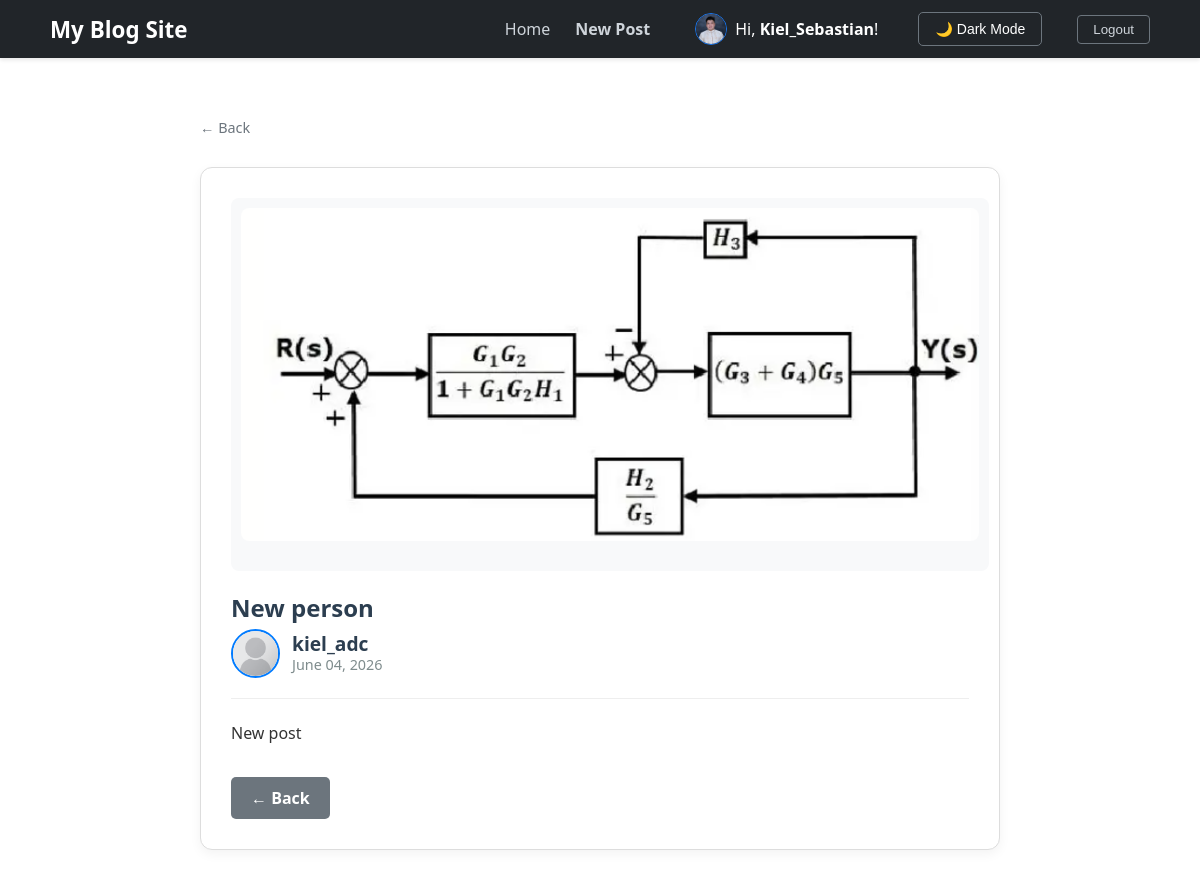
Screenshot of /post/54/ (signed in) with the database file from the repository.
### blog/models.py (models this page shows, shortened)
class Profile(models.Model):
    user = models.OneToOneField(User, on_delete=models.CASCADE)
    image = models.ImageField(default='default.jpg', upload_to='profile_pics')
    bio = models.TextField(max_length=500, blank=True, help_text="Short description about yourself")
    birth_date = models.DateField(null=True, blank=True, verbose_name="Date of Birth")
    gender = models.CharField(max_length=1, choices=GENDER_CHOICES, blank=True, verbose_name="Sex at Birth")
    middle_name = models.CharField(max_length=100, blank=True, null=True)
    name_extension = models.CharField(max_length=20, blank=True, null=True, help_text="e.g., Jr., Sr., III")
    place_of_birth = models.CharField(max_length=255, blank=True, null=True)
    CIVIL_STATUS_CHOICES = [
        ('S', 'Single'), ('M', 'Married'), ('W', 'Widowed'),
        ('SEP', 'Separated'), ('O', 'Others')
    ]
    civil_status = models.CharField(max_length=3, choices=CIVIL_STATUS_CHOICES, blank=True, null=True)
    employee_number = models.CharField(max_length=50, blank=True, null=True)
    CITIZENSHIP_CHOICES = [('F', 'Filipino'), ('D', 'Dual Citizenship')]
    citizenship = models.CharField(max_length=1, choices=CITIZENSHIP_CHOICES, default='F')
    dual_citizenship_country = models.CharField(max_length=100, blank=True, null=True)
    citizenship_acquisition = models.CharField(
        max_length=20,
        choices=[('B', 'By Birth'), ('N', 'By Naturalization')],
        blank=True, null=True
    )
    house_block_lot = models.CharField(max_length=100, blank=True, null=True)
    street = models.CharField(max_length=100, blank=True, null=True)
    subdivision_village = models.CharField(max_length=100, blank=True, null=True)
    barangay = models.CharField(max_length=100, blank=True, null=True)
    city_municipality = models.CharField(max_length=100, blank=True, null=True)
    province = models.CharField(max_length=100, blank=True, null=True)
    mobile_number = models.CharField(max_length=20, blank=True, null=True)
    number_of_children = models.PositiveIntegerField(default=0, blank=True, null=True)
    special_skills_hobbies = models.TextField(blank=True, null=True)

class Post(models.Model):
    title = models.CharField(max_length=100)
    content = models.TextField()
    date_posted = models.DateTimeField(auto_now=True)
    author = models.ForeignKey(User, on_delete=models.CASCADE)
    image = models.ImageField(null=True, blank=True, upload_to=user_directory_path)

### blog/views.py (the view)
# urls.py: path('post/<int:pk>/', PostDetailView.as_view(), name='post-detail'),
class PostDetailView(DetailView):
    model = Post

### blog/templates/blog/post_detail.html (shortened to what this page needs)
{% extends "blog/base.html" %}
{% block content %}
    <article class="content-section card" style="padding: 30px;">
        {% if post.image and post.image.name != "default.jpg" %}
            <div style="width: 100%; display: flex; justify-content: center; margin-bottom: 20px; background-color: #f8f9fa; border-radius: 8px; padding: 10px;">
                <img src="{{ post.image.url }}" alt="Post Image" style="max-width: 100%; height: auto; max-height: 600px; object-fit: contain; border-radius: 8px;">
            </div>
        {% endif %}
        <h2 style="color: #2c3e50; margin-bottom: 5px;">{{ post.title }}</h2>
        <div style="display: flex; align-items: center; margin-bottom: 20px;">
            <a href="{% url 'user-profile' post.author.username %}" style="display: flex; align-items: center; text-decoration: none; color: inherit;">
                {% if post.author.profile.image %}
                    <img src="{{ post.author.profile.image.url }}" alt="Profile Pic" class="feed-avatar">
                {% else %}
                    <div style="width: 55px; height: 55px; border-radius: 50%; border: 2px solid #1877F2; background-color: #e4e6eb; margin-right: 15px;"></div>
                {% endif %}
                <div style="line-height: 1.2;">
                    <span style="font-weight: bold; color: #2c3e50; font-size: 1.2rem;">{{ post.author.username }}</span><br>
                    <span style="color: #7f8c8d; font-size: 0.9rem;">{{ post.date_posted|date:"F d, Y" }}</span>
                </div>
            </a>
        </div>
        <hr style="border: 0; border-top: 1px solid #eee; margin-bottom: 20px;">
        <p style="line-height: 1.8; color: #333; white-space: pre-line;">{{ post.content }}</p>
        <div style="margin-top: 30px;">
            <a href="#" onclick="history.back(); return false;" style="display: inline-block; padding: 10px 20px; background-color: #6c757d; color: white; text-decoration: none; border-radius: 5px; font-weight: bold;">← Back</a>
        </div>
    </article>
{% endblock %}

### blog/templates/blog/base.html (shortened to what this page needs)
{% load static %}
<!DOCTYPE html>
<html lang="en">
<head>
    <link rel="stylesheet" type="text/css" href="{% static 'blog/main.css' %}">
</head>
<body>
    <nav class="navbar">
        <div class="nav-container">
            <a href="{% url 'blog-home' %}" class="nav-logo">My Blog Site</a>
            <div class="nav-links">
                <a href="{% url 'blog-home' %}">Home</a>
                {% if user.is_authenticated %}
                    <a href="{% url 'post-create' %}" style="margin-right: 20px; font-weight: 600;">New Post</a>
                    <a href="{% url 'user-profile' user.username %}" style="margin-right: 15px; display: inline-flex; align-items: center; text-decoration: none;">
                        <img src="{{ user.profile.image.url }}" alt="Nav Profile" style="width: 30px; height: 30px; border-radius: 50%; border: 1px solid #1877F2; object-fit: cover; margin-right: 8px;">
                        <span style="color: #fff;">Hi, <strong>{{ user.username }}</strong>!</span>
                    </a>
                    <button id="theme-toggle" class="theme-toggle-btn" style="margin-right: 10px;">🌙 Dark Mode</button>
                    <form method="post" action="{% url 'logout' %}" style="display:inline;">
                        <button type="submit" class="nav-logout-btn">Logout</button>
                    </form>
                {% else %}
                    <a href="{% url 'login' %}">Login</a>
                    <a href="{% url 'register' %}">Register</a>
                {% endif %}
            </div>
        </div>
    </nav>
    <div class="main-wrapper" style="margin-top: 60px;">
        {% if request.path != '/' %}
            <div style="margin-bottom: 30px;">
                <a href="{% url 'blog-home' %}" style="text-decoration: none; color: #6c757d; font-size: 0.9rem; display: flex; align-items: center; gap: 5px;">
                    &larr; Back
                </a>
            </div>
        {% endif %}
        {% block content %}{% endblock %}
    </div>
</body>
</html>

### blog/static/blog/main.css (style rules this page uses)
body { background-color: #f0f2f5; font-family: 'Segoe UI', Roboto, Helvetica, Arial, sans-serif; margin: 0; color: #1c1e21; }
.navbar { background-color: #212529; padding: 0.75rem 0; box-shadow: 0 2px 4px rgba(0,0,0,0.1); position: sticky; top: 0; z-index: 1000; }
.nav-container { max-width: 1100px; margin: 0 auto; display: flex; justify-content: space-between; align-items: center; padding: 0 20px; }
.nav-logo { color: white !important; text-decoration: none; font-size: 1.4rem; font-weight: bold; }
.nav-links { display: flex; align-items: center; gap: 25px; }
.nav-links a { color: #ced4da; text-decoration: none; font-weight: 500; }
.nav-logout-btn { background: transparent; border: 1px solid #6c757d; color: #ced4da; padding: 6px 15px; border-radius: 4px; cursor: pointer; }
.main-wrapper { max-width: 800px; margin: 60px auto; padding: 0 20px; }
.card { background: white; border-radius: 12px; border: 1px solid #ddd; padding: 40px; margin-bottom: 30px; box-shadow: 0 4px 12px rgba(0,0,0,0.05); }
.content-section img, .card img { width: 100% !important; max-width: 100% !important; height: auto !important; display: block !important; margin: 0 auto 20px !important; border-radius: 8px; }
.card img.feed-avatar, .content-section img.feed-avatar, img.feed-avatar { width: 45px !important; height: 45px !important; max-width: 45px !important; object-fit: cover !important; border-radius: 50% !important; margin: 0 12px 0 0 !important; display: inline-block !important; border: 2px solid #007bff !important; }

### blog/templates/blog/base.html (style rules this page uses)
body { background-color: #ffffff; color: #212529; transition: background-color 0.3s, color 0.3s; }
.theme-toggle-btn { background: transparent; color: #ffffff; border: 1px solid #6c757d; border-radius: 5px; padding: 8px 16px; font-size: 14px; font-weight: 500; transition: all 0.2s ease-in-out; cursor: pointer; display: inline-flex; align-items: center; }

### rows the page displays
Post: image (picture), title "New person", author.profile.image (placeholder picture), author.username "kiel_adc", date_posted "June 04, 2026", content "New post"

### other values shown
{{ user.username }} "Kiel_Sebastian"
